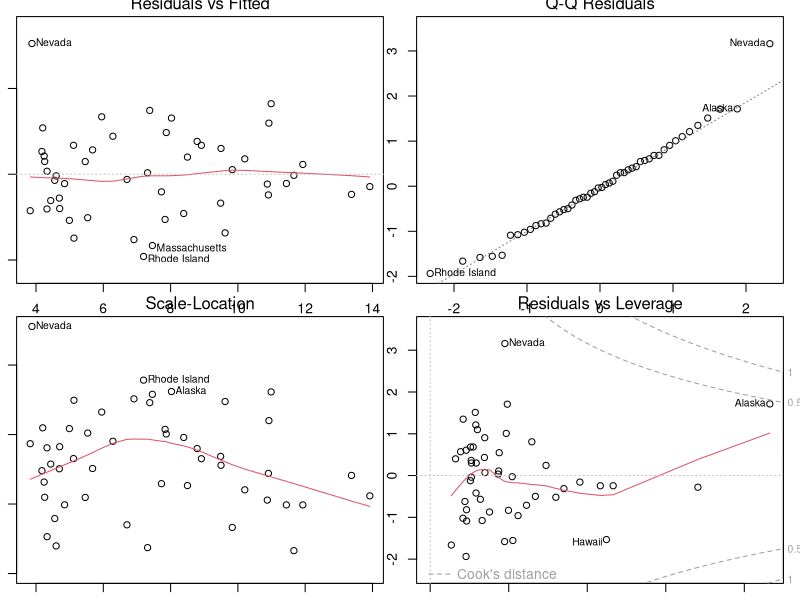
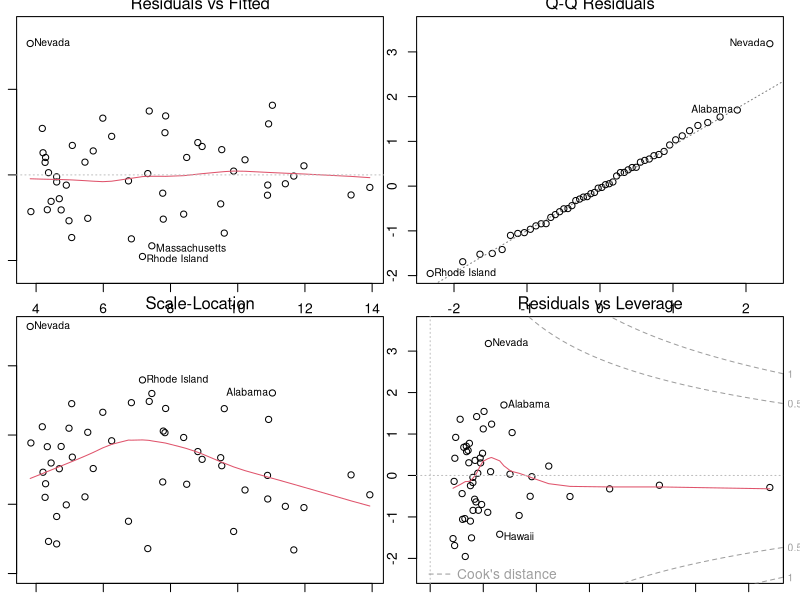

These charts were generated, in order, by the following R code: (Note: this script raises an error after producing the figures.)
#  다중회귀분석 (독립변수가 복수)
state.x77 # 미국 각 주의 관련정보 dataset
colSums(state.x77)
# Population   Income  Illiteracy   Life Exp   Murder    HS Grad   Frost   Area 
class(state.x77)
is(state.x77)
str(state.x77)

states <- as.data.frame(state.x77[,c('Murder','Population','Income','Illiteracy','Frost')])
is(states)
str(states)
head(states, n=3)
cor(states) # 종속변수 : Murder(살인사건 발생률), 독립변수 : 'Population','Income','Illiteracy','Frost'

# 다중회귀모델 작성
mfit <- lm(formula = Murder ~ Population+Income+Illiteracy+Frost, data=states)
mfit
summary(mfit) # p-value: 9.133e-08 < 0.05이므로 유의한 모델, 설명력은 56.7%
# 각 독립변수 p 값은 Income: 0.9253 , Fros:0.9541로 유의수준 0.05보다 크므로 독립변수의 자격을 의심해야함

# 회귀모형의 적절성의 선행 조건을 확인
# 1) 정규성 : 독립변수들의 잔차항이 정규분포를 따라야 한다.
# 2) 독립성 : 독립변수들 간의 값이 서로 관련성이 없어야 한다.
# 3) 선형성 : 독립변수의 변화에 따라 종속변수도 변화하나 일정한 패턴을 가지면 좋지 않다.
# 4) 등분산성 : 독립변수들의 오차(잔차)의 분산은 일정해야 한다. 특정한 패턴 없이 고르게 분포되어야 한다.
# 5) 다중공선성 : 독립변수들 간에 강한 상관관계로 인한 문제가 발생하지 않아야 한다.

# 그래프 출력
par(mar=c(1,1,1,1))
par(mfrow=c(2,2))
plot(mfit)

# 독립 : population+illiteracy, 종속 : murder
install.packages("car",dependencies = T)
library(car)
imisi_mfit <- lm(formula = Murder ~ Population+Illiteracy, data=states)
imisi_mfit
summary(imisi_mfit)
par(mar=c(1,1,1,1))
par(mfrow=c(2,2))
plot(imisi_mfit)

# 그래프 출력결과 선형성은 만족하는 것으로 보임
# 선형성 만족 여부 수치로 확인
boxTidwell(Murder ~ Population+Illiteracy, data=states ) # Pr(>|t|) : 0.7483 > 0.05 이므로 선형성 만족(이거는 아까와 반대)


# 그래프 출력결과 정규성은 만족하는 것으로 보임
shapiro.test(residuals(imisi_mfit)) # p-value = 0.6098이므로 잔차의 정규성 만족

# 그래프 출력결과 등분산성은 만족하지 않을 가능성이 있아 보임
ncvTest(imisi_mfit) #  0.16305 >0.05이므로 잔차의 정규성 만족

# 독립성 
durbinWatsonTest(imisi_mfit) # p-value:0.29 p값이 2에 근사하면 독립성 만족하지 못함

# 다중공선성
?vif # Variance Inflation Factors (분산 팽창 요인)
vif(imisi_mfit) # 값이 10이 넘으면 다중공선성에 문제가 있다.

# 최적의 모델을 작성하려면 적당한 독립변수의 선택이 중요
# 독립변수의 개수가 많아지면 예측성능이 떨어지기 때문
mfit1 <- lm(formula = Murder~ Population+Income+Illiteracy+Frost, data=states)
summary(mfit1)

mfit2 <- lm(formula = Murder~ Population + Illiteracy, data=states)
summary(mfiy2)(mfit2) # p-value 

# AIC 통계량 : 모델을 평가하는 지표 중 하나로 최소의 정보 손실을 갖는 모델이 가장 데이터와 적합한 모델로 선택
AIC(mfit1, mfit2)
# df      AIC
# mfit1  6 241.6429
# mfit2  4 237.6565 # 더 값이 작으므로 좋은 모델로 평가됨

# 적당한 독립변수 선택방법중 stepwise regression
# 후진 소거법 (backward : 모든 변수를 넣고 기여도가 낮은 것부터 하나씩 제거)
full_model <- lm(Murder~., data = states)
reduce_model <- step(full_model, direction = "backward")

# 전진 선택법 (forward:유익한 변수부터 하나씩 추가)
min_model<-lm(Murder ~1, data = states) # 독립변수 없이 절편값만 주고 출발
fwd_model<-step(min_model,direction = "forward",scope=(Murder~Population+Income+Illiteracy+Frost),trace=1)
